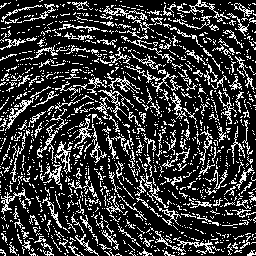
#> input picture line-join/img1.png, 256 x 256 px, found by its file name
$ python main.py
#> lines starting #> are read from the running program, lines starting #| are printed output that depends on the picture
#> further down, img is the input picture: shape (256, 256, 3); 22% white in thin lines or dots
import cv2
import numpy as np
import config
import os

l2d = np.array([[0, 1, 0],[1, -4, 1],[0, 1, 0]])

def join_lines(img):
    img = np.mean(img,axis = 2)
#> img: shape (256, 256) float64; 22% white in thin lines or dots
    img = img/255
#> img: shape (256, 256) float64; values 0 (black) and 1 (white), 22% white in thin lines or dots
    img = np.array( img > 0.5, np.uint8)
    B = np.copy(img)
    A = 0.9*(1-img)+0.1
#> A: shape (256, 256) float64; values 0.1 (black) and 1 (white), 78% white; black in thin lines or dots
    diffusion_advection(A, B, 1000)
    cv2.imwrite(config.OUT_DIR, img*255)
    os.system("ffmpeg -f image2 -framerate 15 -i \"/Users/felixomahony/OneDrive - Nexus365/4Y/MAE 442 - Senior Thesis/masters-thesis/line-join/out/%d.png\" Output.gif -y")

def diffusion_advection(A, B, N):
#> called with N = 1000
    for i in range(N):
        A, B = da_step(A, B)
        cv2.imwrite("out/"+str(i)+".png", B*255)
#> this loop made 1000 passes
#> pass 1, in da_step, `del_A = (config.DA * cv2.filter2D(A, -1, l2d) - A * B * B + config.F*(..`:
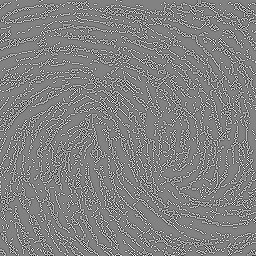
#> del_A: shape (256, 256) float64; min -0.09, max 0.0863, mean -0.000812; drawn with min black and max white
#> pass 1, in da_step, `del_B = (config.DB * cv2.filter2D(B, -1, l2d) + A * B * B - (config.K+..`:
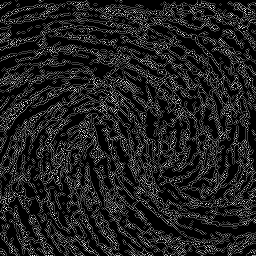
#> del_B: shape (256, 256) float64; min 0, max 0.1, mean 0.0126; drawn with min black and max white
#> pass 1, in da_step, `A = np.clip(np.copy(A + del_A), 0, 1)`:
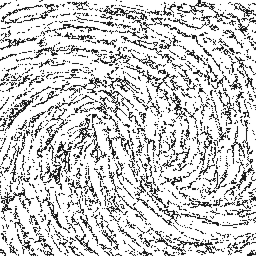
#> A: shape (256, 256) float64; min 0.0964, max 1, mean 0.801
#> after the loop:
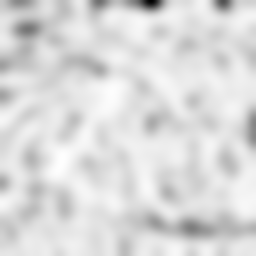
#> A: shape (256, 256) float64; min 0.0971, max 0.12, mean 0.117; drawn with min black and max white

def da_step(A, B):
    del_A = (config.DA * cv2.filter2D(A, -1, l2d) - A * B * B + config.F*(1-A))*config.DT
    del_B = (config.DB * cv2.filter2D(B, -1, l2d) + A * B * B - (config.K+config.F)*B)*config.DT

    A = np.clip(np.copy(A + del_A), 0, 1)
    B = np.clip(np.copy(B + del_B), 0, 1)
    return (A,B)


if __name__ == "__main__":
    img = cv2.imread(config.IMG_DIR)
    join_lines(img)
